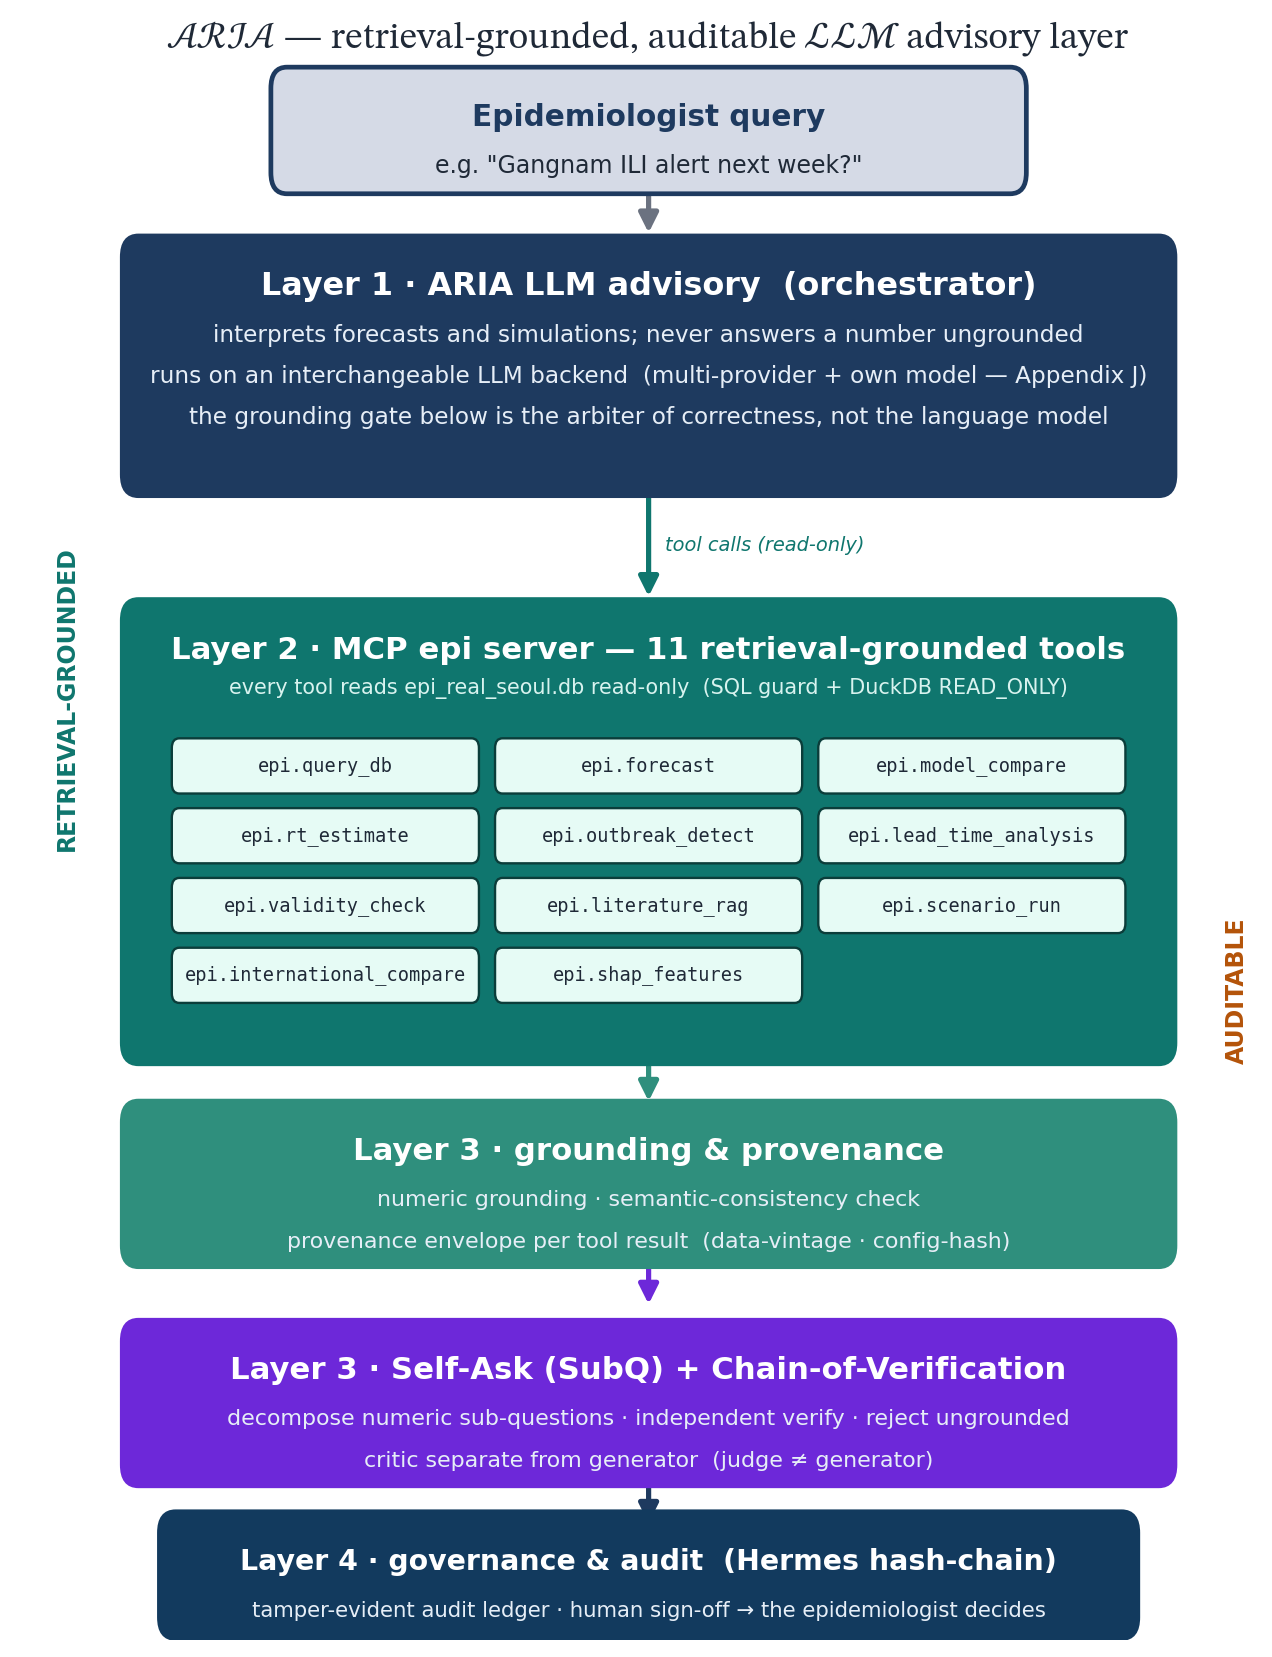

Here is the Python script that generated this plot:
"""Figure 9 (docx) — ARIA architecture, PORTRAIT layout for B5 page.

The ARIA LLM advisory layer is an INTERCHANGEABLE backend spanning external providers
(Anthropic/Google/OpenAI/Ollama) AND the project's OWN comparison-model family (from-scratch
decoder-only LM, LoRA/optimizer-tuned variants, grounded ensemble) — deliberate weak->strong
benchmark anchors that isolate grounding's contribution (grounding, not model size, carries
skill). Every backend is swappable; the grounding gate is the arbiter of correctness.

SSOT (documented implementation only; static schematic):
  simulation/llm_compare/backends.py — LLMBackend + AriaTorchLMBackend (own model, flag-gated)
  simulation/scripts/{train_aria_modern_lm, build_aria_lora_scidata, aria_torch_optimize}.py
  simulation/server/mcp_epi.py (11 tools, provenance, audit);
  simulation/llm_compare/{runner.py Hermes, aria_grounding.py, aria_multiagent.py CoVe}

Run:    .venv/bin/python paper/methods_assets/fig_aria_arch_portrait.py
Output: paper/methods_assets/fig_aria_arch_portrait.png
"""
from __future__ import annotations
from pathlib import Path
import matplotlib
matplotlib.use("Agg")
import matplotlib.pyplot as plt
from matplotlib.patches import FancyArrowPatch, FancyBboxPatch

plt.rcParams.update({"font.family": "DejaVu Sans", "savefig.dpi": 170, "figure.dpi": 130})

SCF = "STIX Two Math"   # math-script header (matches Figure 27)
_SC = {"A": "\U0001D49C", "B": "ℬ", "C": "\U0001D49E", "D": "\U0001D49F", "E": "ℰ",
       "F": "ℱ", "G": "\U0001D4A2", "H": "ℋ", "I": "ℐ", "J": "\U0001D4A5",
       "K": "\U0001D4A6", "L": "ℒ", "M": "ℳ", "N": "\U0001D4A9", "O": "\U0001D4AA",
       "P": "\U0001D4AB", "Q": "\U0001D4AC", "R": "ℛ", "S": "\U0001D4AE", "T": "\U0001D4AF",
       "U": "\U0001D4B0", "V": "\U0001D4B1", "W": "\U0001D4B2", "X": "\U0001D4B3", "Y": "\U0001D4B4",
       "Z": "\U0001D4B5"}
def sc(s):
    return "".join(_SC.get(ch, ch) for ch in s)

NAVY = "#1e3a5f"; TEAL = "#0f766e"; GREEN = "#2f8f7d"; PURPLE = "#6d28d9"
GREY = "#6b7280"; INK = "#1f2937"; AMBER = "#b45309"
QUERY = "#d5dae6"; CHIP = "#e6fbf5"; OUT = "#123a5e"

OUTP = Path(__file__).resolve().parents[2] / "paper" / "methods_assets" / "fig_aria_arch_portrait.png"

fig, ax = plt.subplots(figsize=(9.4, 12.4))
ax.set_xlim(0, 100); ax.set_ylim(0, 100); ax.axis("off")

CX = 51.0; W = 84.0; X = CX - W / 2   # near full width


def box(x, y, w, h, title, lines, fill, txt="white", fs_t=14, fs_l=9.4, edge=None, tcol=None):
    ax.add_patch(FancyBboxPatch((x, y), w, h, boxstyle="round,pad=0.5,rounding_size=1.3",
                                linewidth=2.0, edgecolor=edge or fill, facecolor=fill, zorder=3))
    tc = tcol or ("white" if txt == "white" else INK)
    ax.text(x + w / 2, y + h - 2.6, title, ha="center", va="center",
            fontsize=fs_t, fontweight="bold", color=tc, zorder=4)
    body = "#e6eef7" if txt == "white" else INK
    for j, ln in enumerate(lines):
        ax.text(x + w / 2, y + h - 5.6 - j * 2.55, ln, ha="center", va="center",
                fontsize=fs_l, color=body, zorder=4)


def down(x, y0, y1, color=GREY, label=None):
    ax.add_patch(FancyArrowPatch((x, y0), (x, y1), arrowstyle="-|>", mutation_scale=17,
                                 linewidth=2.2, color=color, zorder=2))
    if label:
        ax.text(x + 1.3, (y0 + y1) / 2, label, ha="left", va="center",
                fontsize=8.2, color=color, style="italic", zorder=5)


ax.text(CX, 98.6, sc("ARIA — retrieval-grounded, auditable LLM advisory layer"),
        ha="center", va="center", fontsize=16, color=INK, fontfamily=SCF)

# side rotated labels
ax.text(4.0, 58, "RETRIEVAL-GROUNDED", ha="center", va="center", rotation=90,
        fontsize=10, fontweight="bold", color=TEAL)
ax.text(98.5, 40, "AUDITABLE", ha="center", va="center", rotation=90,
        fontsize=10, fontweight="bold", color=AMBER)

# 1 query
box(X + 12, 89.6, W - 24, 6.8, "Epidemiologist query",
    ['e.g. "Gangnam ILI alert next week?"'], QUERY, txt="ink", fs_t=12.5, fs_l=10,
    edge=NAVY, tcol=NAVY)
down(CX, 89.5, 86.4)

# 2 ARIA LLM advisory layer — Layer 1 (backend detail → Appendix J)
box(X, 71.0, W, 15.0, "Layer 1 · ARIA LLM advisory  (orchestrator)",
    ["interprets forecasts and simulations; never answers a number ungrounded",
     "runs on an interchangeable LLM backend  (multi-provider + own model — Appendix J)",
     "the grounding gate below is the arbiter of correctness, not the language model"],
    NAVY, fs_t=13.5, fs_l=9.8)
down(CX, 70.9, 64.0, color=TEAL, label="tool calls (read-only)")

# 3 MCP tools (3 cols x 4 rows)
box(X, 36.0, W, 27.6, "Layer 2 · MCP epi server — 11 retrieval-grounded tools", [], TEAL, fs_t=13.0)
ax.text(CX, 58.6, "every tool reads epi_real_seoul.db read-only  (SQL guard + DuckDB READ_ONLY)",
        ha="center", va="center", fontsize=8.8, color="#d8f3ef", zorder=4)
tools = ["query_db", "forecast", "model_compare", "rt_estimate", "outbreak_detect",
         "lead_time_analysis", "validity_check", "literature_rag", "scenario_run",
         "international_compare", "shap_features"]
ncol = 3; cw, ch = 24.5, 3.1; gapx, gapy = 1.6, 1.2
gx = CX - (ncol * cw + (ncol - 1) * gapx) / 2
gy = 55.4
for i, t in enumerate(tools):
    r, c = divmod(i, ncol)
    xx = gx + c * (cw + gapx); yy = gy - r * (ch + gapy)
    ax.add_patch(FancyBboxPatch((xx, yy - ch), cw, ch, boxstyle="round,pad=0.15,rounding_size=0.6",
                                linewidth=1.0, edgecolor="#0b3d3a", facecolor=CHIP, zorder=4))
    ax.text(xx + cw / 2, yy - ch / 2, f"epi.{t}", ha="center", va="center",
            fontsize=7.9, color=INK, family="monospace", zorder=5)
down(CX, 35.9, 32.9, color=GREEN)

# 4 grounding (Layer 3a)
box(X, 23.5, W, 9.2, "Layer 3 · grounding & provenance",
    ["numeric grounding · semantic-consistency check",
     "provenance envelope per tool result  (data-vintage · config-hash)"],
    GREEN, fs_t=13, fs_l=9.4)
down(CX, 23.4, 20.4, color=PURPLE)

# 5 self-ask + cove (Layer 3b — verification)
box(X, 10.0, W, 9.2, "Layer 3 · Self-Ask (SubQ) + Chain-of-Verification",
    ["decompose numeric sub-questions · independent verify · reject ungrounded",
     "critic separate from generator  (judge ≠ generator)"],
    PURPLE, fs_t=13, fs_l=9.4)
down(CX, 9.9, 6.9, color=NAVY)

# 6 governance + HITL (Layer 4)
box(X + 3, 0.6, W - 6, 6.8, "Layer 4 · governance & audit  (Hermes hash-chain)",
    ["tamper-evident audit ledger · human sign-off → the epidemiologist decides"],
    OUT, fs_t=12, fs_l=9.0)

fig.savefig(OUTP, bbox_inches="tight", dpi=170, facecolor="white")
plt.close(fig)
print(f"wrote {OUTP}")
